Frame 1 (no input): blank canvas, image omitted
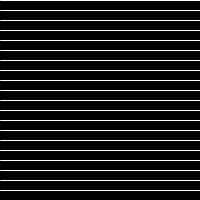
Frame 60 (the mouse pressed at the canvas centre just before this capture)
Frame 120 (the mouse held since frame 60 and released just before this capture): identical to frame 60, image omitted

The Processing sketch that drew this single still picture (run headless with seeded random() and noise(); from frame 60 on, the mouse is pressed at the canvas centre):

// Processing sketch: draw_line_onbyone
// ── draw_line_onbyone.pde
int endY;

void setup(){
  size(200, 200);
  frameRate(5);
  endY = 0;
};

void draw(){
  background(0);
  
  for (int y = 0; y < endY; y +=10){
    stroke(255);
    line(0, y, width, y);
  };
  endY += 10;
};



//void draw(){
//  background(255);
//  for (int i = 0; i <= height; i += 10) {
//     line(0, i, width, i);
//  };
//};
